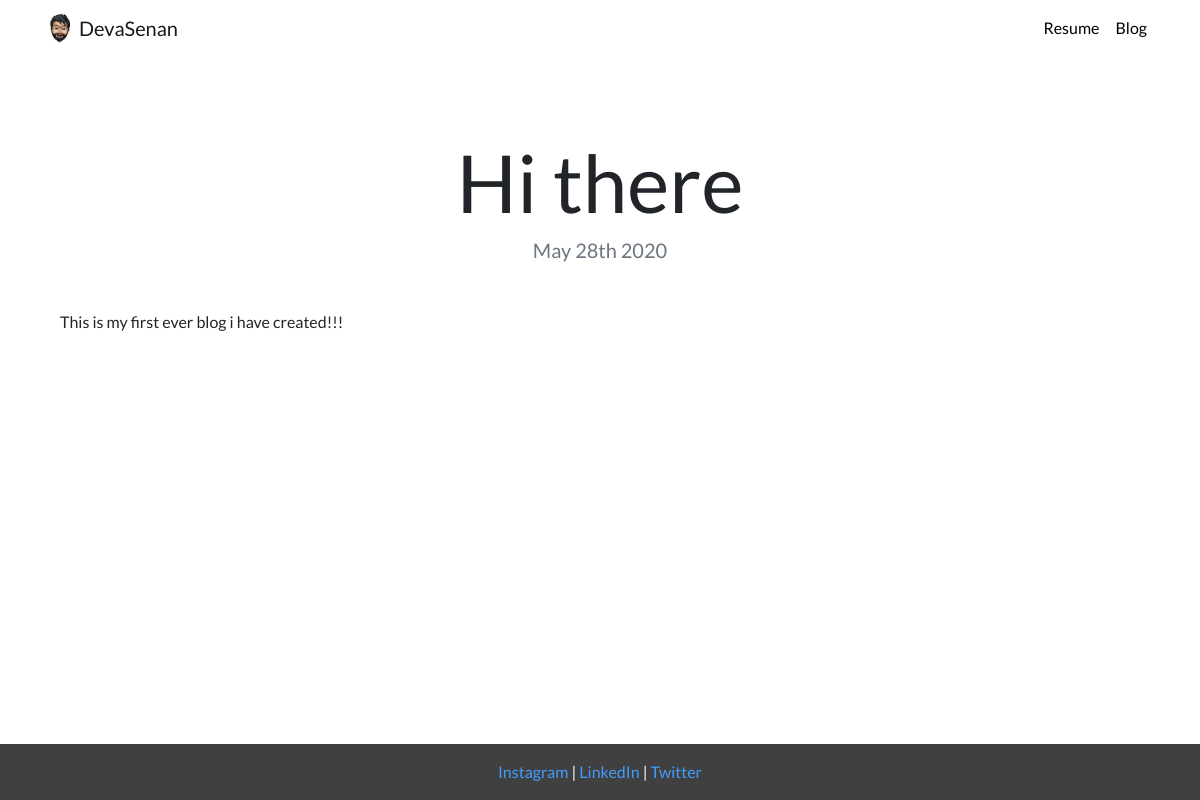
The page /blog/1 on the database its author committed.
### blog/models.py (models this page shows, shortened)
class Blog(models.Model) :
    title = models.CharField(max_length=100)
    description = models.TextField()
    date = models.DateField()

### blog/views.py (the view)
# urls.py: path("<int:blog_id>", views.detail, name="detail")
def detail(request, blog_id) :
    blog = get_object_or_404(Blog, pk=blog_id )
    return render(request, "blog/detail.html", {
        "blog": blog
    })

### blog/templates/blog/detail.html
{% extends "portfolio/base.html" %}
{% load static %}
{% block content %}
<h1 class="text-center mt-5" id="blogdetailtitle">{{ blog.title }}</h1>
<h5 class="text-center text-muted mb-5">{{ blog.date|date:'F jS Y' }}</h5>
{{ blog.description|safe }}
{% endblock %}

### portfolio/static/portfolio/styles.css (style rules this page uses)
@media (min-width: 700px) { #blogdetailtitle { font-size: 5rem; } }

### portfolio/templates/portfolio/base.html (style rules this page uses)
body { font-family: 'Lato', sans-serif; }

### rows shown on the page
Blog: title "Hi there", date "May 28th 2020", description "This is my first ever blog i have created!!!"
